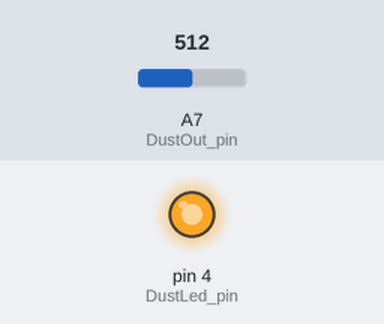
The sketch below on a simulated Arduino Nano, built with avr-gcc and run on an emulated ATmega328P. On the bench: output pins drawn as LEDs (lit = HIGH). The inputs (shaded band) are chosen by the test bench; at power-on: A7 (DustOut_pin) = 512. What the sketch prints to the serial monitor is not drawn.

Above: at 0.1 s.
Timing chart, 0 to 1.6 s (numbered marks = the images above):
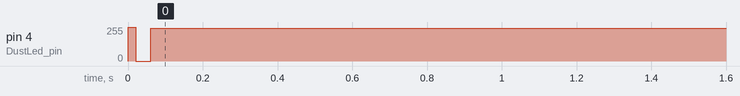

The sketch:

test.ino
```cpp
#include "dustSensor.h"

#define DustLed_pin 4
#define DustOut_pin A7
dustSensor dust(DustLed_pin, DustOut_pin);

void setup()
{
  Serial.begin(115200);
  dust.begin();
}

void loop()
{
  Serial.println(dust.dustLvl());
  Serial.println(dust.airHealth());
}
```

Controll.cpp
```cpp
#include<Arduino.h>
#include "Controll.h"

Controll :: Controll(uint8_t Pin, uint8_t Volt)
{
  fanPin = Pin;
  volt = Volt;
}

Controll :: Controll(uint8_t Pin)
{
  fanPin = Pin;
  volt = 12;
}

void Controll :: begin()
{
  pinMode(fanPin, OUTPUT);
}

void Controll :: on()
{
  if(volt > 5)
    digitalWrite(fanPin, HIGH);
  else
    analogWrite(fanPin, 205);
}

void Controll :: highSpd()
{
  if(volt > 5)
    digitalWrite(fanPin, HIGH);
  else
    analogWrite(fanPin, 205);
}

void Controll :: midSpd()
{
  if(volt > 5)
    analogWrite(fanPin, 220);
  else
    analogWrite(fanPin, 180);
}


void Controll :: lowSpd()
{
  if(volt > 5)
    analogWrite(fanPin, 100);
  else
    analogWrite(fanPin, 80);
}

void Controll :: off()
{
  digitalWrite(fanPin, LOW);
}
```

Controll.h
```cpp
#ifndef __CONTROLL_H__
#define __CONTROLL_H__
#include<Arduino.h>

class Controll{
    uint8_t fanPin;
    uint8_t volt;
  public:
    Controll(uint8_t Pin, uint8_t Volt);
    Controll(uint8_t Pin);
    void begin();
    void on();
    void highSpd();
    void midSpd();
    void lowSpd();
    void off();
};

#endif
```

Display.cpp
```cpp
#include"Display.h"
#include<Wire.h>
#include<LiquidCrystal_I2C.h>

LiquidCrystal_I2C lcd(0x3F, 2, 1, 0, 4, 5, 6, 7, 3, POSITIVE);

Display :: Display()
{

}

void Display :: begin()
{
  lcd.begin(20,4);
  lcd.setCursor(0,0);
  lcd.print("Low cost AirPurifier");
  lcd.setCursor(0,1);
  lcd.print("         by         ");
  lcd.setCursor(0,2);
  lcd.print("  Md. Masrur Saqib  ");
  lcd.setCursor(0,3);
  lcd.print("       Gizan        ");
  delay(1500);
  lcd.setCursor(0,1);
  lcd.print("     guided by      ");
  lcd.setCursor(0,2);
  lcd.print(" Prof. Dr. Mir Md.  ");
  lcd.setCursor(0,3);
  lcd.print("  Jahangir Kabr Sir ");
  delay(1500);
}

void Display :: show(int x, int y, String text)
{
  lcd.setCursor(x,y);
  lcd.print(text);
}

void Display :: show(int x, int y, float num)
{
  lcd.setCursor(x,y);
  num *= 100;
  int ver = num;
  num = ver / 100.0;
  lcd.print(num);
}

void Display :: show(int x, int y, double num)
{
  lcd.setCursor(x,y);
  num *= 100;
  int ver = num;
  num = ver / 100.0;
  lcd.print(num);
}

void Display :: show(int x, int y, int num)
{
  lcd.setCursor(x,y);
  lcd.print(num);
}

void Display :: legend()
{
  lcd.setCursor(0,0);
  lcd.print("DustLvL         ug/L");
  lcd.setCursor(0,1);
  lcd.print("Humidity        %   ");
  lcd.setCursor(0,2);
  lcd.print("Temperature     C   ");
  lcd.setCursor(0,3);
  lcd.print("AirQuality          ");
  delay(500);
}
```

Display.h
```cpp
#ifndef __DISPLAY_H__
#define __DISPLAY_H__
#include<Arduino.h>

class Display {

  public:
    Display();
    void begin();
    void legend();
    void show(int x, int y, int num);
    void show(int x, int y, double num);
    void show(int x, int y, float num);
    void show(int x, int y, String text);


};

#endif
```

dustSensor.cpp
```cpp
#include<Arduino.h>
#include "dustSensor.h"

dustSensor :: dustSensor(uint8_t ledPin, uint8_t voPin)
{
  LEDPin = ledPin;
  VoPin = voPin;
}

void dustSensor :: begin()
{
  pinMode(LEDPin, OUTPUT);
  pinMode(VoPin, OUTPUT);
}

int dustSensor :: dustRead()
{
  digitalWrite(LEDPin, LOW);
  delayMicroseconds(280);
  int VoRaw = analogRead(VoPin);
  digitalWrite(LEDPin, HIGH);
  delayMicroseconds(9620);
  return VoRaw;
}

float dustSensor :: dustLvl()
{
  float Vo = dustRead();
  for (int i = 0 ; i < sampleRate ; i++)
  {
    VoRawTotal += dustRead();
    VoRawCount++;
  }
  Vo = 1.0 * VoRawTotal / sampleRate;
  VoRawCount = 0;
  VoRawTotal = 0;
  Vo = Vo / 1024.0 * 5.0;
  float dV = Vo - Voc;
  if ( dV < 0 ) {
    dV = 0;
    Voc = Vo;
  }
  dustDensity = dV / K * 100.0;
  return dustDensity;
}

float dustSensor :: avgDensity()
{
  avgDensityTotal += dustLvl();
  averageDensity = avgDensityTotal / 2.0;
  return averageDensity;
}

String dustSensor :: airHealth()
{
  String health;
  if (averageDensity < 10) {
    health = " Healthy";
  }
  else if (averageDensity < 30) {
    health = " Modarate";
  }
  else if (averageDensity < 50) {
    health = " Sensitive";
  }
  else if (averageDensity < 145) {
    health = " Unhealthy";
  }
  else {
    health = " Hazardous";
  }
  return health;
}
```

dustSensor.h
```cpp
#ifndef __DUSTSENSOR_H__
#define __DUSTSENSOR_H__
#include<Arduino.h>

class dustSensor {
    uint8_t LEDPin, VoPin;
    unsigned long VoRawTotal = 0;
    int VoRawCount = 0;
    float Voc = 0.6;
    const float K = 0.5;
    int sampleRate = 100;
    float dustDensity = 0;

  public:
    float averageDensity = 0;
    float avgDensityTotal = 0;
    dustSensor(uint8_t ledPin, uint8_t voPin);
    void begin();
    int dustRead();
    float dustLvl();
    float avgDensity();
    String airHealth();
};

#endif
```

Measured:
- by itself, pin 4 (DustLed_pin): 0/255 → 246/255 at 0.00 s
